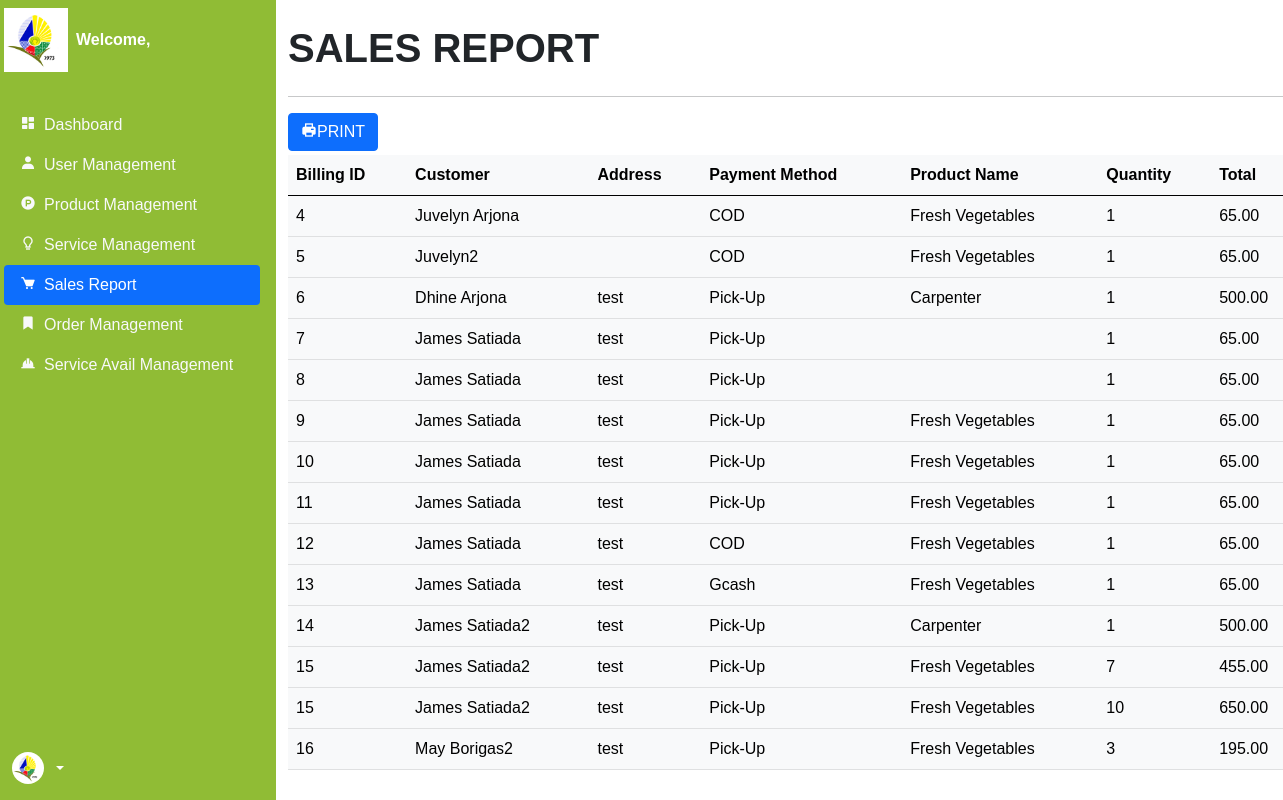
/backend/sales.php, run on an earlier commit of the app's database.
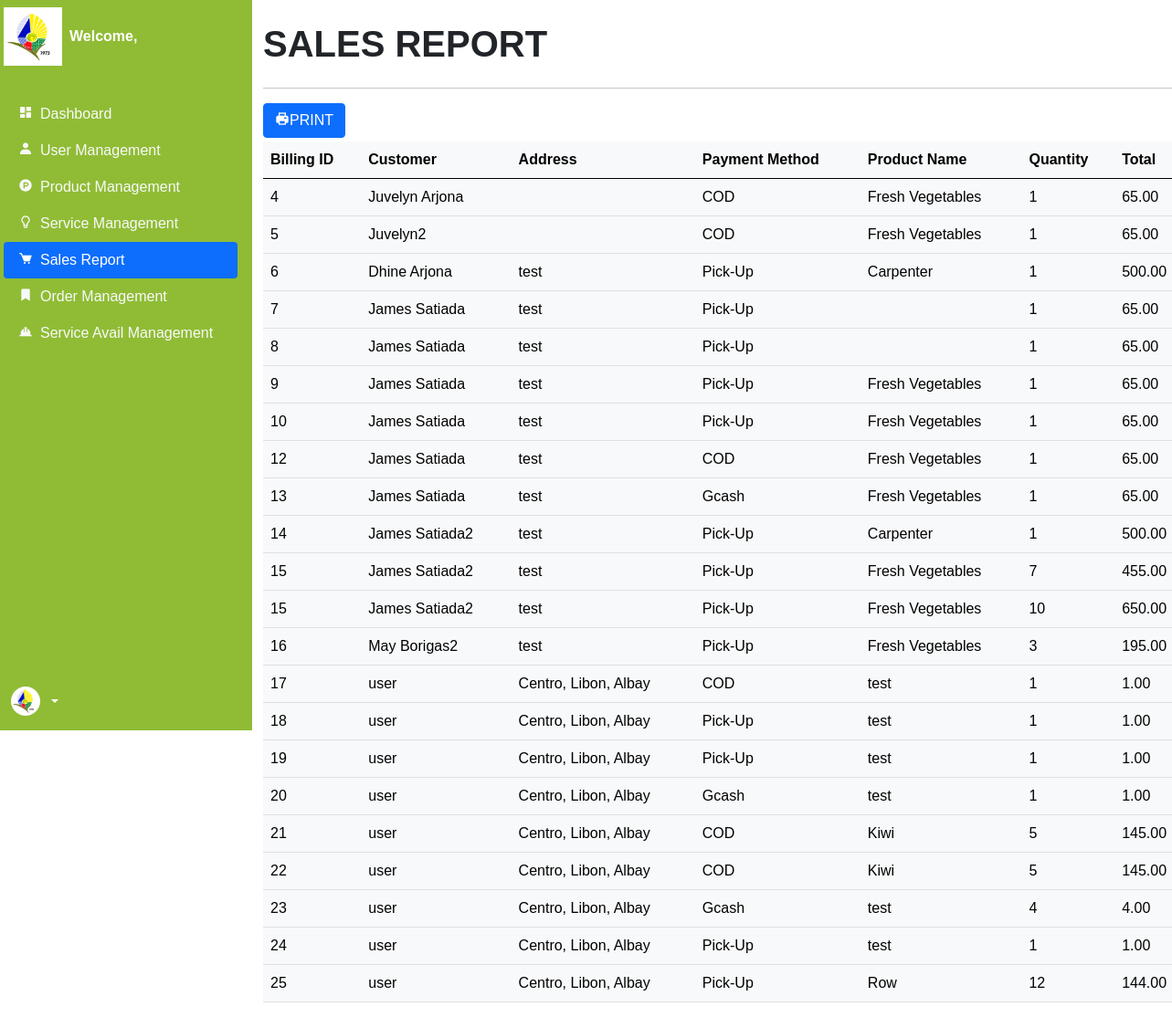
And on a later commit of the database.
### tables this page shows
CREATE TABLE `products` (
  `ID` int(11) NOT NULL,
  `BillingID` int(11) DEFAULT NULL,
  `ProductName` varchar(255) NOT NULL,
  `Quantity` int(11) NOT NULL,
  `Total` decimal(10,2) NOT NULL,
  `Status` varchar(255) NOT NULL
);

CREATE TABLE `billing` (
  `ID` int(11) NOT NULL,
  `Fullname` varchar(255) NOT NULL,
  `Email` varchar(255) NOT NULL,
  `Contact` varchar(15) NOT NULL,
  `address` varchar(255) NOT NULL,
  `Location` text NOT NULL,
  `PaymentMethod` varchar(50) NOT NULL,
  `Order_ID` varchar(255) NOT NULL,
  `Timestamp` timestamp NOT NULL DEFAULT current_timestamp()
);

### backend/sales.php (the view, shortened to what the changed rows need)
<?php
    include '../components/backend_header.php';
?>
<body>
    <div class="container-fluid">
        <div class="row flex-nowrap">
            <?php
            $query = "SELECT p.`ID`, p.`BillingID`, p.`ProductName`, p.`Quantity`, p.`Total`, b.`Fullname`, b.`Email`, b.`Contact`, b.address, b.`Address`, b.`PaymentMethod`, b.`Timestamp` FROM `products` p LEFT JOIN `billing` b ON p.`BillingID` = b.`ID`";
            $salesData = mysqli_query($conn, $query);
            ?>
            <div class="col-12 col-xl-10">
                <div class="col mt-4">
                    <h1 class="mb-4 text-uppercase fw-bolder">Sales Report</h1>
                    <div class="row">
                        <div class="table-responsive">
                            <table class="table table-light">
                                <thead>
                                    <th>Billing ID</th>
                                    <th>Customer</th>
                                    <th>Address</th>
                                    <th>Payment Method</th>
                                    <th>Product Name</th>
                                    <th>Quantity</th>
                                    <th>Total</th>
                                </thead>
                                <tbody>
                                    <?php foreach ($salesData as $sale) {
                                        $billingID = $sale['BillingID'];
                                    ?>
                                        <tr>
                                            <td>
                                                <?= $billingID; ?>
                                            </td>
                                            <td><?= $sale['Fullname']; ?></td>
                                            <td><?= $sale['address']; ?></td>
                                            <td><?= $sale['PaymentMethod']; ?></td>
                                            <td><?= $sale['ProductName']; ?></td>
                                            <td><?= $sale['Quantity']; ?></td>
                                            <td><?= $sale['Total']; ?></td>
                                        </tr>
                                    <?php } ?>
                                </tbody>
                            </table>
                        </div>
                    </div>
                </div>
            </div>
        </div>
    </div>
</body>
</html>

What changed in the data, as far as the page shows it:
removed products: BillingID "11", BillingID.Fullname "James Satiada", BillingID.address "test", BillingID.PaymentMethod "Pick-Up", ProductName "Fresh Vegetables", Quantity "1", Total "65.00"
added products: BillingID "17", BillingID.Fullname "user", BillingID.address "Centro, Libon, Albay", BillingID.PaymentMethod "COD", ProductName "test", Quantity "1", Total "1.00"
added products: BillingID "18", BillingID.Fullname "user", BillingID.address "Centro, Libon, Albay", BillingID.PaymentMethod "Pick-Up", ProductName "test", Quantity "1", Total "1.00"
added products: BillingID "19", BillingID.Fullname "user", BillingID.address "Centro, Libon, Albay", BillingID.PaymentMethod "Pick-Up", ProductName "test", Quantity "1", Total "1.00"
added products: BillingID "20", BillingID.Fullname "user", BillingID.address "Centro, Libon, Albay", BillingID.PaymentMethod "Gcash", ProductName "test", Quantity "1", Total "1.00"
added products: BillingID "21", BillingID.Fullname "user", BillingID.address "Centro, Libon, Albay", BillingID.PaymentMethod "COD", ProductName "Kiwi", Quantity "5", Total "145.00"
added products: BillingID "22", BillingID.Fullname "user", BillingID.address "Centro, Libon, Albay", BillingID.PaymentMethod "COD", ProductName "Kiwi", Quantity "5", Total "145.00"
added products: BillingID "23", BillingID.Fullname "user", BillingID.address "Centro, Libon, Albay", BillingID.PaymentMethod "Gcash", ProductName "test", Quantity "4", Total "4.00"
added products: BillingID "24", BillingID.Fullname "user", BillingID.address "Centro, Libon, Albay", BillingID.PaymentMethod "Pick-Up", ProductName "test", Quantity "1", Total "1.00"
added products: BillingID "25", BillingID.Fullname "user", BillingID.address "Centro, Libon, Albay", BillingID.PaymentMethod "Pick-Up", ProductName "Row", Quantity "12", Total "144.00"
